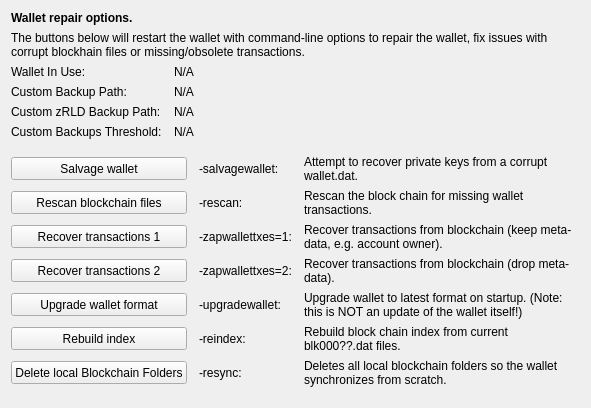
     <widget class="QWidget" name="tab_repair">
      <attribute name="title">
       <string>&amp;Wallet Repair</string>
      </attribute>
      <layout class="QGridLayout" name="gridLayout_4" columnstretch="0,0,0,0">
       <property name="horizontalSpacing">
        <number>12</number>
       </property>
       <item row="0" column="0" colspan="4">
        <widget class="QLabel" name="label_repair_header">
         <property name="font">
          <font>
           <weight>75</weight>
           <bold>true</bold>
          </font>
         </property>
         <property name="text">
          <string>Wallet repair options.</string>
         </property>
        </widget>
       </item>
       <item row="1" column="0" colspan="4">
        <widget class="QLabel" name="label_repair_helptext">
         <property name="font">
          <font>
           <weight>50</weight>
           <bold>false</bold>
          </font>
         </property>
         <property name="text">
          <string>The buttons below will restart the wallet with command-line options to repair the wallet, fix issues with corrupt blockhain files or missing/obsolete transactions.</string>
         </property>
         <property name="wordWrap">
          <bool>true</bool>
         </property>
        </widget>
       </item>
       <item row="2" column="0">
        <widget class="QLabel" name="wallet_path_label">
         <property name="text">
          <string>Wallet In Use:</string>
         </property>
        </widget>
       </item>
       <item row="2" column="1" colspan="3">
        <widget class="QLabel" name="wallet_path">
         <property name="cursor">
          <cursorShape>IBeamCursor</cursorShape>
         </property>
         <property name="text">
          <string>N/A</string>
         </property>
         <property name="textFormat">
          <enum>Qt::PlainText</enum>
         </property>
         <property name="textInteractionFlags">
          <set>Qt::LinksAccessibleByMouse|Qt::TextSelectableByKeyboard|Qt::TextSelectableByMouse</set>
         </property>
        </widget>
       </item>
       <item row="3" column="0">
        <widget class="QLabel" name="wallet_custombackuppath_label">
         <property name="text">
          <string>Custom Backup Path:</string>
         </property>
         <property name="visible">
          <bool>false</bool>
         </property>
        </widget>
       </item>
       <item row="3" column="1" colspan="3">
        <widget class="QLabel" name="wallet_custombackuppath">
         <property name="cursor">
          <cursorShape>IBeamCursor</cursorShape>
         </property>
         <property name="text">
          <string>N/A</string>
         </property>
         <property name="textFormat">
          <enum>Qt::PlainText</enum>
         </property>
         <property name="textInteractionFlags">
          <set>Qt::LinksAccessibleByMouse|Qt::TextSelectableByKeyboard|Qt::TextSelectableByMouse</set>
         </property>
         <property name="visible">
          <bool>false</bool>
         </property>
        </widget>
       </item>
       <item row="4" column="0">
        <widget class="QLabel" name="wallet_customzrldbackuppath_label">
         <property name="text">
          <string>Custom zRLD Backup Path:</string>
         </property>
         <property name="visible">
          <bool>false</bool>
         </property>
        </widget>
       </item>
       <item row="4" column="1" colspan="3">
        <widget class="QLabel" name="wallet_customzrldbackuppath">
         <property name="cursor">
          <cursorShape>IBeamCursor</cursorShape>
         </property>
         <property name="text">
          <string>N/A</string>
         </property>
         <property name="textFormat">
          <enum>Qt::PlainText</enum>
         </property>
         <property name="textInteractionFlags">
          <set>Qt::LinksAccessibleByMouse|Qt::TextSelectableByKeyboard|Qt::TextSelectableByMouse</set>
         </property>
         <property name="visible">
          <bool>false</bool>
         </property>
        </widget>
       </item>
       <item row="5" column="0">
        <widget class="QLabel" name="wallet_custombackupthreshold_label">
         <property name="text">
          <string>Custom Backups Threshold:</string>
         </property>
         <property name="visible">
          <bool>false</bool>
         </property>
        </widget>
       </item>
       <item row="5" column="1" colspan="3">
        <widget class="QLabel" name="wallet_custombackupthreshold">
         <property name="cursor">
          <cursorShape>IBeamCursor</cursorShape>
         </property>
         <property name="text">
          <string>N/A</string>
         </property>
         <property name="textFormat">
          <enum>Qt::PlainText</enum>
         </property>
         <property name="textInteractionFlags">
          <set>Qt::LinksAccessibleByMouse|Qt::TextSelectableByKeyboard|Qt::TextSelectableByMouse</set>
         </property>
         <property name="visible">
          <bool>false</bool>
         </property>
        </widget>
       </item>
       <item row="6" column="0">
        <spacer name="verticalSpacer_repair1">
         <property name="orientation">
          <enum>Qt::Vertical</enum>
         </property>
         <property name="sizeHint" stdset="0">
          <size>
           <width>10</width>
           <height>10</height>
          </size>
         </property>
        </spacer>
       </item>
       <item row="7" column="0" colspan="2">
        <widget class="QPushButton" name="btn_salvagewallet">
         <property name="minimumSize">
          <size>
           <width>100</width>
           <height>23</height>
          </size>
         </property>
         <property name="text">
          <string>Salvage wallet</string>
         </property>
        </widget>
       </item>
       <item row="7" column="2">
        <widget class="QLabel" name="label_repair_salvage_command">
         <property name="text">
          <string notr="true">-salvagewallet:</string>
         </property>
        </widget>
       </item>
       <item row="7" column="3">
        <widget class="QLabel" name="label_repair_salvage">
         <property name="text">
          <string>Attempt to recover private keys from a corrupt wallet.dat.</string>
         </property>
         <property name="wordWrap">
          <bool>true</bool>
         </property>
        </widget>
       </item>
       <item row="8" column="0" colspan="2">
        <widget class="QPushButton" name="btn_rescan">
         <property name="minimumSize">
          <size>
           <width>100</width>
           <height>23</height>
          </size>
         </property>
         <property name="text">
          <string>Rescan blockchain files</string>
         </property>
        </widget>
       </item>
       <item row="8" column="2">
        <widget class="QLabel" name="label_repair_rescan_command">
         <property name="text">
          <string notr="true">-rescan:</string>
         </property>
        </widget>
       </item>
       <item row="8" column="3">
        <widget class="QLabel" name="label_repair_rescan">
         <property name="text">
          <string>Rescan the block chain for missing wallet transactions.</string>
         </property>
         <property name="wordWrap">
          <bool>true</bool>
         </property>
        </widget>
       </item>
       <item row="9" column="0" colspan="2">
        <widget class="QPushButton" name="btn_zapwallettxes1">
         <property name="minimumSize">
          <size>
           <width>100</width>
           <height>23</height>
          </size>
         </property>
         <property name="text">
          <string>Recover transactions 1</string>
         </property>
        </widget>
       </item>
       <item row="9" column="2">
        <widget class="QLabel" name="label_repair_zap1_command">
         <property name="text">
          <string notr="true">-zapwallettxes=1:</string>
         </property>
        </widget>
       </item>
       <item row="9" column="3">
        <widget class="QLabel" name="label_repair_zap1">
         <property name="text">
          <string>Recover transactions from blockchain (keep meta-data, e.g. account owner).</string>
         </property>
         <property name="wordWrap">
          <bool>true</bool>
         </property>
        </widget>
       </item>
       <item row="10" column="0" colspan="2">
        <widget class="QPushButton" name="btn_zapwallettxes2">
         <property name="minimumSize">
          <size>
           <width>100</width>
           <height>23</height>
          </size>
         </property>
         <property name="text">
          <string>Recover transactions 2</string>
         </property>
        </widget>
       </item>
       <item row="10" column="2">
        <widget class="QLabel" name="label_repair_zap2_command">
         <property name="text">
          <string notr="true">-zapwallettxes=2:</string>
         </property>
        </widget>
       </item>
       <item row="10" column="3">
        <widget class="QLabel" name="label_repair_zap2">
         <property name="text">
          <string>Recover transactions from blockchain (drop meta-data).</string>
         </property>
         <property name="wordWrap">
          <bool>true</bool>
         </property>
        </widget>
       </item>
       <item row="11" column="0" colspan="2">
        <widget class="QPushButton" name="btn_upgradewallet">
         <property name="minimumSize">
          <size>
           <width>100</width>
           <height>23</height>
          </size>
         </property>
         <property name="text">
          <string>Upgrade wallet format</string>
         </property>
        </widget>
       </item>
       <item row="11" column="2">
        <widget class="QLabel" name="label_repair_upgrade_command">
         <property name="text">
          <string notr="true">-upgradewallet:</string>
         </property>
        </widget>
       </item>
       <item row="11" column="3">
        <widget class="QLabel" name="label_repair_upgrade">
         <property name="text">
          <string>Upgrade wallet to latest format on startup. (Note: this is NOT an update of the wallet itself!)</string>
         </property>
         <property name="wordWrap">
          <bool>true</bool>
         </property>
        </widget>
       </item>
       <item row="12" column="0" colspan="2">
        <widget class="QPushButton" name="btn_reindex">
         <property name="minimumSize">
          <size>
           <width>100</width>
           <height>23</height>
          </size>
         </property>
         <property name="text">
          <string>Rebuild index</string>
         </property>
        </widget>
       </item>
       <item row="12" column="2">
        <widget class="QLabel" name="label_repair_reindex_command">
         <property name="text">
          <string notr="true">-reindex:</string>
         </property>
        </widget>
       </item>
       <item row="12" column="3">
        <widget class="QLabel" name="label_repair_reindex">
         <property name="text">
          <string>Rebuild block chain index from current blk000??.dat files.</string>
         </property>
         <property name="wordWrap">
          <bool>true</bool>
         </property>
        </widget>
       </item>
       <item row="13" column="0" colspan="2">
        <widget class="QPushButton" name="btn_resync">
         <property name="minimumSize">
          <size>
           <width>100</width>
           <height>23</height>
          </size>
         </property>
         <property name="text">
          <string>Delete local Blockchain Folders</string>
         </property>
        </widget>
       </item>
       <item row="13" column="2">
        <widget class="QLabel" name="label_repair_resync_command">
         <property name="text">
          <string>-resync:</string>
         </property>
        </widget>
       </item>
       <item row="13" column="3">
        <widget class="QLabel" name="label_repair_resync">
         <property name="text">
          <string>Deletes all local blockchain folders so the wallet synchronizes from scratch.</string>
         </property>
         <property name="wordWrap">
          <bool>true</bool>
         </property>
        </widget>
       </item>
       <item row="14" column="0">
        <spacer name="verticalSpacer_repair2">
         <property name="orientation">
          <enum>Qt::Vertical</enum>
         </property>
         <property name="sizeHint" stdset="0">
          <size>
           <width>20</width>
           <height>10</height>
          </size>
         </property>
        </spacer>
       </item>
      </layout>
     </widget>
